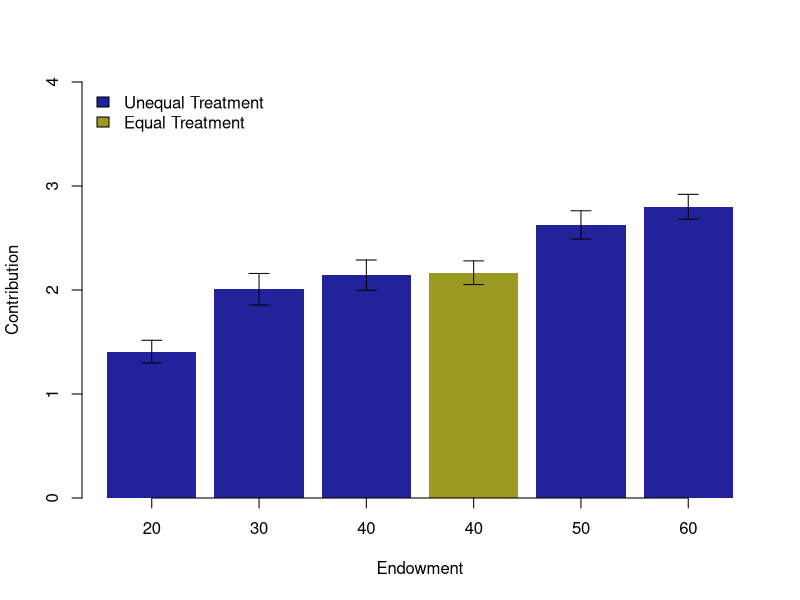
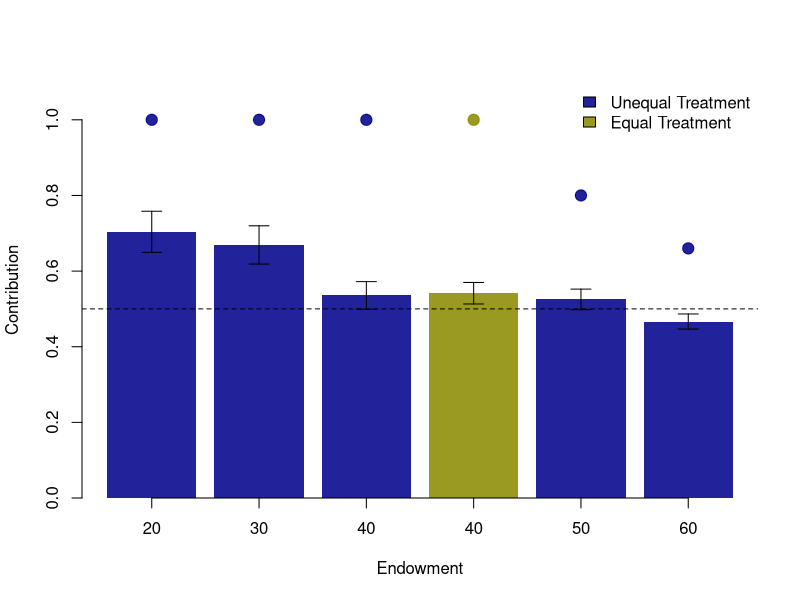

R code for these plots, in order:
library(psych)

# colors bold
color1 = '#00008BDD'
color2 = '#8B8B00DD'

# colors transparent
color3 = '#00008B66'
color4 = '#8B8B0066'

cat("\014")

#########################
### Average Contribution
#########################

data_users <- read.table("../data/users.csv", header=TRUE, sep=",")

### Contribution per round
data_users$contribution <- (data_users$contribution)/10

### Contribution per endowment
contribution_20 <- (data_users$contribution[data_users$endowment==20])
describe(contribution_20)

contribution_30 <- (data_users$contribution[data_users$endowment==30])
describe(contribution_30)

contribution_40_equal <- (data_users$contribution[data_users$endowment==40 & data_users$unequal==0])
describe(contribution_40_equal)

contribution_40_unequal <- (data_users$contribution[data_users$endowment==40 & data_users$unequal==1])
describe(contribution_40_unequal)

contribution_50 <- (data_users$contribution[data_users$endowment==50 & data_users$minor==0])
describe(contribution_50)

contribution_60 <- (data_users$contribution[data_users$endowment==60 & data_users$minor==0])
describe(contribution_60)

### Stats contributions
stats_contribution <- aggregate((data_users$contribution), 
                    by = list(endowment = data_users$endowment, unequal=data_users$unequal),
                    FUN = function(x) c(mean = mean(x), sd = sd(x),n = length(x)))

stats_contribution <- do.call(data.frame, stats_contribution)
stats_contribution$se <- stats_contribution$x.sd / sqrt(stats_contribution$x.n)
colnames(stats_contribution) <- c("endowment", "unequal", "mean", "sd", "n", "se")
stats_contribution$names <- c(paste(stats_contribution$endowment))

### Sort contributions
stats_contribution <- rbind(stats_contribution[2,], stats_contribution[3,],stats_contribution[4,],stats_contribution[1,],stats_contribution[5,],stats_contribution[6,])

### Plot contributions
error.bar <- function(x, y, upper, lower=upper, length=0.1,...){
  if(length(x) != length(y) | length(y) !=length(lower) | length(lower) != length(upper))
    stop("vectors must be same length")
  arrows(x,y+upper, x, y-lower, angle=90, code=3, length=length, ...)
}

pdf("img/contributions.pdf")
barx <- barplot(stats_contribution$mean, names.arg=stats_contribution$names,ylim=c(0,4), col=c(color1, color1,color1,color2,color1,color1),border=NA, axis.lty=1, xlab="Endowment", ylab="Contribution")
error.bar(barx,stats_contribution$mean, 1.96*stats_contribution$sd/10)
legend("topleft", legend = c("Unequal Treatment", "Equal Treatment"), fill = c(color1, color2), bty = "n")
dev.off()

# t-test between contributions with different endowments
# t.test(contribution_XX, contribution_YY)

cat("\014")

##############################
### Average Contribution Norm
##############################
data_users <- read.table("../data/users.csv", header=TRUE, sep=",")

data_users$contribution_norm <- (data_users$contribution_norm)

### Contributions per endowment
contribution_20 <- (data_users$contribution_norm[data_users$endowment==20])
describe(contribution_20)
contribution_30 <- (data_users$contribution_norm[data_users$endowment==30])
describe(contribution_30)
contribution_40_equal <- (data_users$contribution_norm[data_users$endowment==40 & data_users$unequal==0])
describe(contribution_40_equal)
contribution_40_unequal <- (data_users$contribution_norm[data_users$endowment==40 & data_users$unequal==1])
describe(contribution_40_unequal)
contribution_50 <- (data_users$contribution_norm[data_users$endowment==50 & data_users$minor==0])
describe(contribution_50)
contribution_60 <- (data_users$contribution_norm[data_users$endowment==60 & data_users$minor==0])
describe(contribution_60)

### Contributions stats
stats_contribution <- aggregate((data_users$contribution_norm), 
                                by = list(endowment = data_users$endowment, unequal=data_users$unequal),
                                FUN = function(x) c(mean = mean(x), sd = sd(x),n = length(x)))

stats_contribution <- do.call(data.frame, stats_contribution)
stats_contribution$se <- stats_contribution$x.sd / sqrt(stats_contribution$x.n)
colnames(stats_contribution) <- c("endowment", "unequal", "mean", "sd", "n", "se")
stats_contribution$names <- c(paste(stats_contribution$endowment))

### Sort contributions
stats_contribution <- rbind(stats_contribution[2,], stats_contribution[3,],stats_contribution[4,],stats_contribution[1,],stats_contribution[5,],stats_contribution[6,])

### Plot contributions
error.bar <- function(x, y, upper, lower=upper, length=0.1,...){
  if(length(x) != length(y) | length(y) !=length(lower) | length(lower) != length(upper))
    stop("vectors must be same length")
  arrows(x,y+upper, x, y-lower, angle=90, code=3, length=length, ...)
}

pdf("img/contributions_norm.pdf")
barx <- barplot(stats_contribution$mean, names.arg=stats_contribution$names,ylim=c(0,1.1), col=c(color1, color1,color1,color2,color1,color1), border=NA, axis.lty=1, xlab="Endowment", ylab="Contribution")
error.bar(barx,stats_contribution$mean, 1.96*stats_contribution$sd/10)
points(barx, c(1,1,1,1,0.8,0.66), col=c(color1, color1,color1,color2,color1,color1), bg=c(color1, color1,color1,color2,color1,color1), pch = 21, cex=1.5)
abline(h = 0.5, col="black", lwd=1, lty=2)
legend("topright", legend = c("Unequal Treatment", "Equal Treatment"), fill = c(color1, color2), bty = "n")

dev.off()

